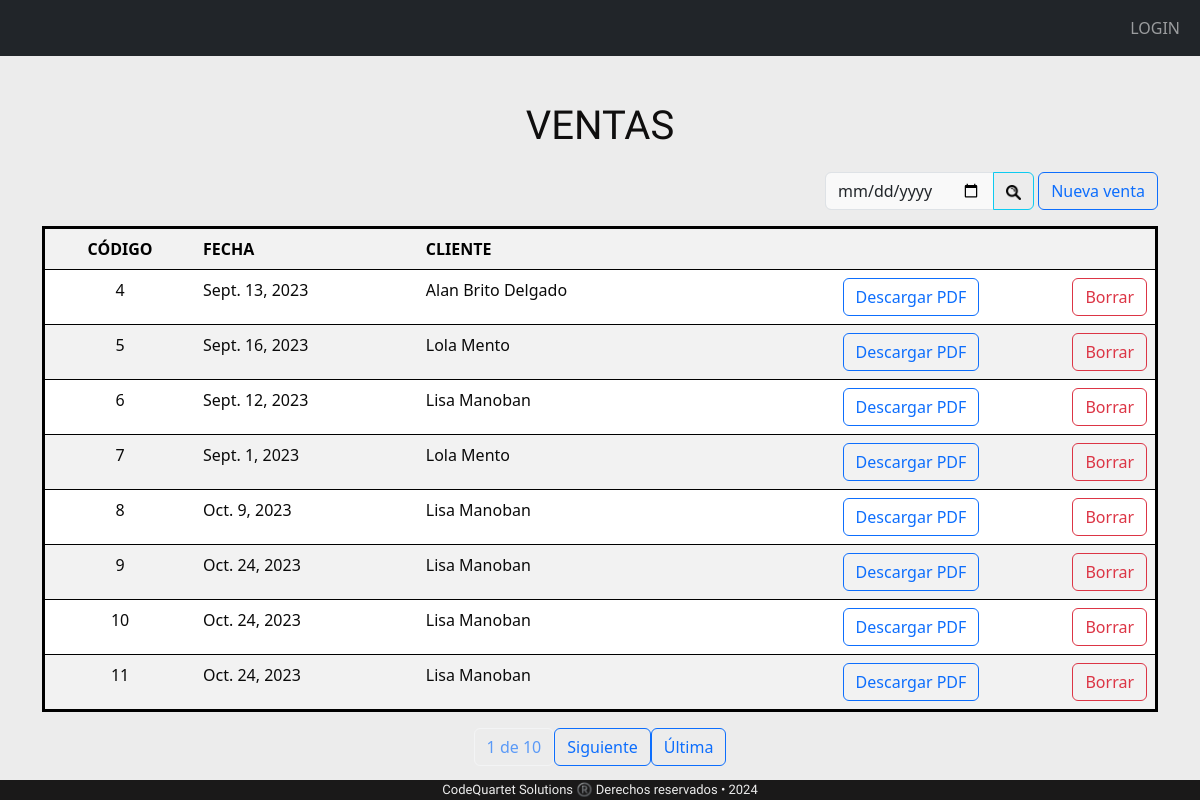
The app's page /tablaVentas/ with its own data.
### appRieVictoria/models.py (models this page shows)
class Ventas(models.Model):
    idEmpleado = models.ForeignKey(Empleados, on_delete=models.CASCADE,verbose_name="Empleado")
    idClientes = models.ForeignKey(Clientes, on_delete=models.CASCADE,verbose_name="Cliente")
    fecha = models.DateField(help_text="",verbose_name="Fecha de Venta")
    articulos = models.ManyToManyField("Articulos" ,related_name='ventas_productos', through="ventaProd")
    tipoFactura =models.ForeignKey("tipoFactura", on_delete=models.CASCADE, default=1, verbose_name="Tipo de Factura")

class Clientes (models.Model):
    nombre = models.CharField(max_length=100, help_text= '')
    direccion = models.CharField(max_length=100, help_text='')
    DNI = models.PositiveBigIntegerField(help_text='')
    telefono = models.PositiveBigIntegerField(help_text='')
    empleados = models.ManyToManyField("Empleados" ,related_name='clientes_relacionados', through="Ventas")
    def __str__(self) -> str:
        return str(self.nombre)

### appRieVictoria/views.py (the view)
# urls.py: path('tablaVentas/', views.TablaVentas.as_view(), name='Ventas'),
class TablaVentas(ListView):
    model = Ventas
    template_name = 'tablaVentas.html'
    context_object_name = 'Ventas'
    paginate_by = 8
    def get_queryset(self):
        query = self.request.GET.get('q', '')
        if not query:
            ventas = Ventas.objects.all()
        else:
            ventas = Ventas.objects.filter(fecha=query)
        return ventas
    def get_context_data(self, **kwargs):
        context = super().get_context_data(**kwargs)
        query = self.request.GET.get('q', '')
        context['query'] = query
        return context

### proyectoRieVictoria/templates/tablaVentas.html (shortened to what this page needs)
{% extends "base.html" %}
{% block content %}
<div class="nombreTablas">
    <p >VENTAS</p>
</div>
<div class="row">
    <div class="col d-flex justify-content-end  mb-3">
        <form method="GET">
            <div class="input-group">
                <input type="date" class="form-control inputApagado" name="q" value="{{ query }}" placeholder="Fecha...">
                <button class="btn btn-outline-info" type="submit"><img src="/static/img/search.png" alt="Lupa de búsqueda" width="15" height="15"></button>
            </div>
        </form>
    <a class="btn btn-outline-primary " href="/ventas/VentasNuevo{{ p.id}}">Nueva venta</a></td>
    </div>
</div>
<table style="border-style: solid; border-color: black;" class="table table-striped">
            <tr>
                <th class="centrado">CÓDIGO</th>
                <th >FECHA</th>
                <th>CLIENTE</th>
                <th></th>
                <th></th>
            </tr>
            {% for p in Ventas %}
            <tr onclick="window.location='/ventas/VentasModif/{{ p.id }}/'">
                    <td class="centrado"><a>{{ p.id }}</a></td>
                    <td>{{p.fecha}}</td>
                    <td>{{p.idClientes}}</td>
                    <td>
                        <div class="d-flex justify-content-end ">
                            <a class="btn btn-outline-primary" href="/ventas/VentasPDF/{{ p.id }}">Descargar PDF</a>
                        </div>
                    </td>
                    <td>
                        <div class="d-flex justify-content-end ">
                            <a class="btn btn-outline-danger" href="/ventas/VentasBorrar/{{ p.id }}">Borrar</a>
                        </div>
                    </td>
                </tr>
                {% endfor %}
        </table>
        <div class="pagination justify-content-center">
            <span class="current-page btn btn-outline-light disabled text-primary mb-3">
                {{ page_obj.number }} de {{ page_obj.paginator.num_pages }}
            </span>
            {% if page_obj.has_next %}
                <a class="btn btn-outline-primary mb-3" href="?page={{ page_obj.next_page_number }}">
                    Siguiente
                </a>
                <a class="btn btn-outline-primary mb-3" href="?page={{ page_obj.paginator.num_pages }}">
                    Última
                </a>
            {% endif %}
        </div>
{% endblock %}

### proyectoRieVictoria/static/estilos.css (style rules this page uses)
body { background-color: rgb(236, 236, 236); position: relative; }
.nombreTablas { font-family: "Gotu", sans-serif; text-align: center; font-size: 40px; margin-top: 40px; color: rgb(15, 14, 14); }
.centrado { text-align: center; color: rgb(10, 10, 10); }
.inputApagado { background-color: RGBA(255,255,255,0.7); }
.table { color: rgb(10, 10, 10) !important; }
.table td { color: rgb(10, 10, 10) !important; }

### records on screen
Ventas: id "4", fecha "Sept. 13, 2023", idClientes "Alan Brito Delgado"
Ventas: id "5", fecha "Sept. 16, 2023", idClientes "Lola Mento"
Ventas: id "6", fecha "Sept. 12, 2023", idClientes "Lisa Manoban"
Ventas: id "7", fecha "Sept. 1, 2023", idClientes "Lola Mento"
Ventas: id "8", fecha "Oct. 9, 2023", idClientes "Lisa Manoban"
Ventas: id "9", fecha "Oct. 24, 2023", idClientes "Lisa Manoban"
Ventas: id "10", fecha "Oct. 24, 2023", idClientes "Lisa Manoban"
Ventas: id "11", fecha "Oct. 24, 2023", idClientes "Lisa Manoban"

### other values on screen
{{ page_obj.number }} "1"
{{ page_obj.paginator.num_pages }} "10"
